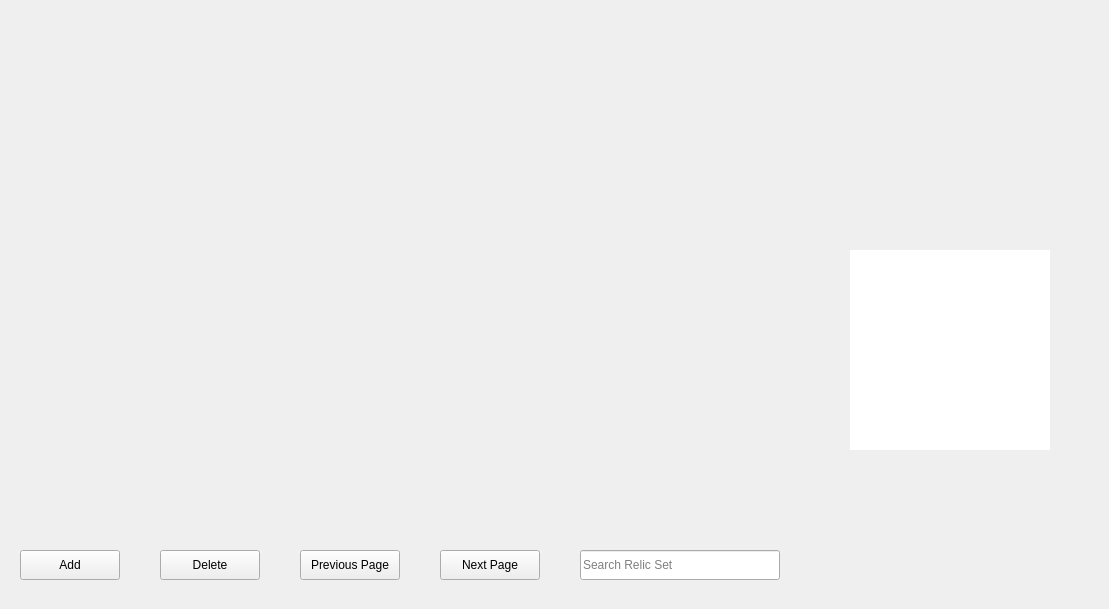
    <widget class="QWidget" name="relic">
     <widget class="QLabel" name="rcbg">
      <property name="geometry">
       <rect>
        <x>0</x>
        <y>0</y>
        <width>1100</width>
        <height>600</height>
       </rect>
      </property>
      <property name="styleSheet">
       <string notr="true">border-image: url(:/res/panel.png);</string>
      </property>
      <property name="text">
       <string/>
      </property>
     </widget>
     <widget class="QPushButton" name="nexpage_2">
      <property name="geometry">
       <rect>
        <x>440</x>
        <y>550</y>
        <width>100</width>
        <height>30</height>
       </rect>
      </property>
      <property name="styleSheet">
       <string notr="true">QPushiButton
{
border-radius: 15px;
border:1px solid rgb(0, 0, 0);
}
QPushButton:hover
{
    color:white;
    background-color:rgb(44 , 137 , 255);
    border: 1px solid rgb(11 , 137 , 234);
}
QPushButton:pressed
{
    color:white;
    background-color:rgb(14 , 135 , 228);
    border: 1px solid rgb(12 , 138 , 235);
    padding-left:3px;
    padding-top:3px;
}

</string>
      </property>
      <property name="text">
       <string>Next Page</string>
      </property>
     </widget>
     <widget class="QTableView" name="rltable">
      <property name="geometry">
       <rect>
        <x>20</x>
        <y>20</y>
        <width>800</width>
        <height>500</height>
       </rect>
      </property>
      <property name="minimumSize">
       <size>
        <width>800</width>
        <height>500</height>
       </size>
      </property>
      <property name="maximumSize">
       <size>
        <width>800</width>
        <height>500</height>
       </size>
      </property>
      <property name="styleSheet">
       <string notr="true">color: rgb(255, 255, 255);
background-color:transparent;
gridline-color: rgb(255, 255, 255);
</string>
      </property>
      <property name="horizontalScrollBarPolicy">
       <enum>Qt::ScrollBarAlwaysOff</enum>
      </property>
      <property name="editTriggers">
       <set>QAbstractItemView::NoEditTriggers</set>
      </property>
      <property name="selectionMode">
       <enum>QAbstractItemView::SingleSelection</enum>
      </property>
      <property name="selectionBehavior">
       <enum>QAbstractItemView::SelectItems</enum>
      </property>
      <property name="sortingEnabled">
       <bool>true</bool>
      </property>
      <attribute name="verticalHeaderVisible">
       <bool>false</bool>
      </attribute>
     </widget>
     <widget class="QLineEdit" name="searchrl">
      <property name="geometry">
       <rect>
        <x>580</x>
        <y>550</y>
        <width>200</width>
        <height>30</height>
       </rect>
      </property>
      <property name="maxLength">
       <number>50</number>
      </property>
      <property name="placeholderText">
       <string>Search Relic Set</string>
      </property>
     </widget>
     <widget class="QPushButton" name="prepage_2">
      <property name="geometry">
       <rect>
        <x>300</x>
        <y>550</y>
        <width>100</width>
        <height>30</height>
       </rect>
      </property>
      <property name="styleSheet">
       <string notr="true">QPushiButton
{
border-radius: 15px;
border:1px solid rgb(0, 0, 0);
}
QPushButton:hover
{
    color:white;
    background-color:rgb(44 , 137 , 255);
    border: 1px solid rgb(11 , 137 , 234);
}
QPushButton:pressed
{
    color:white;
    background-color:rgb(14 , 135 , 228);
    border: 1px solid rgb(12 , 138 , 235);
    padding-left:3px;
    padding-top:3px;
}

</string>
      </property>
      <property name="text">
       <string>Previous Page</string>
      </property>
     </widget>
     <widget class="QPushButton" name="removerl">
      <property name="geometry">
       <rect>
        <x>160</x>
        <y>550</y>
        <width>100</width>
        <height>30</height>
       </rect>
      </property>
      <property name="styleSheet">
       <string notr="true">QPushiButton
{
border-radius: 15px;
border:1px solid rgb(0, 0, 0);
}
QPushButton:hover
{
    color:white;
    background-color:rgb(44 , 137 , 255);
    border: 1px solid rgb(11 , 137 , 234);
}
QPushButton:pressed
{
    color:white;
    background-color:rgb(14 , 135 , 228);
    border: 1px solid rgb(12 , 138 , 235);
    padding-left:3px;
    padding-top:3px;
}

</string>
      </property>
      <property name="text">
       <string>Delete</string>
      </property>
     </widget>
     <widget class="QPushButton" name="addrl">
      <property name="geometry">
       <rect>
        <x>20</x>
        <y>550</y>
        <width>100</width>
        <height>30</height>
       </rect>
      </property>
      <property name="styleSheet">
       <string notr="true">QPushiButton
{
border-radius: 15px;
border:1px solid rgb(0, 0, 0);
}
QPushButton:hover
{
    color:white;
    background-color:rgb(44 , 137 , 255);
    border: 1px solid rgb(11 , 137 , 234);
}
QPushButton:pressed
{
    color:white;
    background-color:rgb(14 , 135 , 228);
    border: 1px solid rgb(12 , 138 , 235);
    padding-left:3px;
    padding-top:3px;
}

</string>
      </property>
      <property name="text">
       <string>Add</string>
      </property>
     </widget>
     <widget class="QLabel" name="rlicon">
      <property name="geometry">
       <rect>
        <x>850</x>
        <y>0</y>
        <width>250</width>
        <height>250</height>
       </rect>
      </property>
      <property name="styleSheet">
       <string notr="true">border-image: url(:/relics/Planar Ornaments/res/Relics/Planar Ornaments/Rutilant Arena/PlanarSphere.png);</string>
      </property>
      <property name="text">
       <string/>
      </property>
      <property name="scaledContents">
       <bool>true</bool>
      </property>
     </widget>
     <widget class="QTableWidget" name="rlbase">
      <property name="geometry">
       <rect>
        <x>850</x>
        <y>250</y>
        <width>200</width>
        <height>200</height>
       </rect>
      </property>
      <property name="minimumSize">
       <size>
        <width>200</width>
        <height>200</height>
       </size>
      </property>
      <property name="maximumSize">
       <size>
        <width>200</width>
        <height>200</height>
       </size>
      </property>
      <property name="styleSheet">
       <string notr="true">border:none;
color: rgb(255, 255, 255);
border-image: url(:/res/empty.png);</string>
      </property>
      <property name="verticalScrollBarPolicy">
       <enum>Qt::ScrollBarAlwaysOff</enum>
      </property>
      <property name="horizontalScrollBarPolicy">
       <enum>Qt::ScrollBarAlwaysOff</enum>
      </property>
      <property name="editTriggers">
       <set>QAbstractItemView::NoEditTriggers</set>
      </property>
      <property name="selectionMode">
       <enum>QAbstractItemView::NoSelection</enum>
      </property>
      <property name="showGrid">
       <bool>false</bool>
      </property>
      <property name="wordWrap">
       <bool>true</bool>
      </property>
      <property name="cornerButtonEnabled">
       <bool>false</bool>
      </property>
      <attribute name="horizontalHeaderVisible">
       <bool>false</bool>
      </attribute>
      <attribute name="verticalHeaderVisible">
       <bool>false</bool>
      </attribute>
      <attribute name="verticalHeaderDefaultSectionSize">
       <number>40</number>
      </attribute>
      <row>
       <property name="text">
        <string>MainStat</string>
       </property>
       <property name="font">
        <font>
         <pointsize>12</pointsize>
         <kerning>false</kerning>
        </font>
       </property>
       <property name="textAlignment">
        <set>AlignCenter</set>
       </property>
      </row>
      <row>
       <property name="text">
        <string>SubStat1</string>
       </property>
       <property name="font">
        <font>
         <pointsize>12</pointsize>
         <kerning>false</kerning>
        </font>
       </property>
       <property name="textAlignment">
        <set>AlignCenter</set>
       </property>
      </row>
      <row>
       <property name="text">
        <string>SubStat2</string>
       </property>
       <property name="font">
        <font>
         <pointsize>12</pointsize>
         <kerning>false</kerning>
        </font>
       </property>
       <property name="textAlignment">
        <set>AlignCenter</set>
       </property>
      </row>
      <row>
       <property name="text">
        <string>SubStat3</string>
       </property>
       <property name="font">
        <font>
         <pointsize>12</pointsize>
         <kerning>false</kerning>
        </font>
       </property>
       <property name="textAlignment">
        <set>AlignCenter</set>
       </property>
      </row>
      <row>
       <property name="text">
        <string>SubStat4</string>
       </property>
       <property name="font">
        <font>
         <pointsize>12</pointsize>
         <kerning>false</kerning>
        </font>
       </property>
       <property name="textAlignment">
        <set>AlignCenter</set>
       </property>
      </row>
      <column>
       <property name="text">
        <string/>
       </property>
       <property name="font">
        <font>
         <pointsize>1</pointsize>
        </font>
       </property>
      </column>
      <column>
       <property name="text">
        <string/>
       </property>
       <property name="font">
        <font>
         <pointsize>1</pointsize>
        </font>
       </property>
      </column>
      <item row="0" column="0">
       <property name="text">
        <string>MainStat</string>
       </property>
       <property name="font">
        <font>
         <pointsize>9</pointsize>
         <bold>true</bold>
         <kerning>false</kerning>
        </font>
       </property>
       <property name="flags">
        <set>ItemIsEnabled</set>
       </property>
      </item>
      <item row="0" column="1">
       <property name="text">
        <string>0</string>
       </property>
       <property name="font">
        <font>
         <bold>true</bold>
        </font>
       </property>
       <property name="textAlignment">
        <set>AlignTrailing|AlignVCenter</set>
       </property>
      </item>
      <item row="1" column="0">
       <property name="text">
        <string>SubStat1</string>
       </property>
       <property name="font">
        <font>
         <pointsize>9</pointsize>
         <kerning>false</kerning>
        </font>
       </property>
       <property name="flags">
        <set>ItemIsEnabled</set>
       </property>
      </item>
      <item row="1" column="1">
       <property name="text">
        <string>0</string>
       </property>
       <property name="textAlignment">
        <set>AlignTrailing|AlignVCenter</set>
       </property>
      </item>
      <item row="2" column="0">
       <property name="text">
        <string>SubStat2</string>
       </property>
       <property name="font">
        <font>
         <pointsize>9</pointsize>
         <kerning>false</kerning>
        </font>
       </property>
       <property name="flags">
        <set>ItemIsEnabled</set>
       </property>
      </item>
      <item row="2" column="1">
       <property name="text">
        <string>0</string>
       </property>
       <property name="textAlignment">
        <set>AlignTrailing|AlignVCenter</set>
       </property>
      </item>
      <item row="3" column="0">
       <property name="text">
        <string>SubStat3</string>
       </property>
       <property name="font">
        <font>
         <pointsize>9</pointsize>
         <kerning>false</kerning>
        </font>
       </property>
       <property name="flags">
        <set>ItemIsEnabled</set>
       </property>
      </item>
      <item row="3" column="1">
       <property name="text">
        <string>0</string>
       </property>
       <property name="textAlignment">
        <set>AlignTrailing|AlignVCenter</set>
       </property>
      </item>
      <item row="4" column="0">
       <property name="text">
        <string>SubStat4</string>
       </property>
       <property name="font">
        <font>
         <pointsize>9</pointsize>
         <kerning>false</kerning>
        </font>
       </property>
       <property name="flags">
        <set>ItemIsEnabled</set>
       </property>
      </item>
      <item row="4" column="1">
       <property name="text">
        <string>0</string>
       </property>
       <property name="textAlignment">
        <set>AlignTrailing|AlignVCenter</set>
       </property>
      </item>
     </widget>
    </widget>
